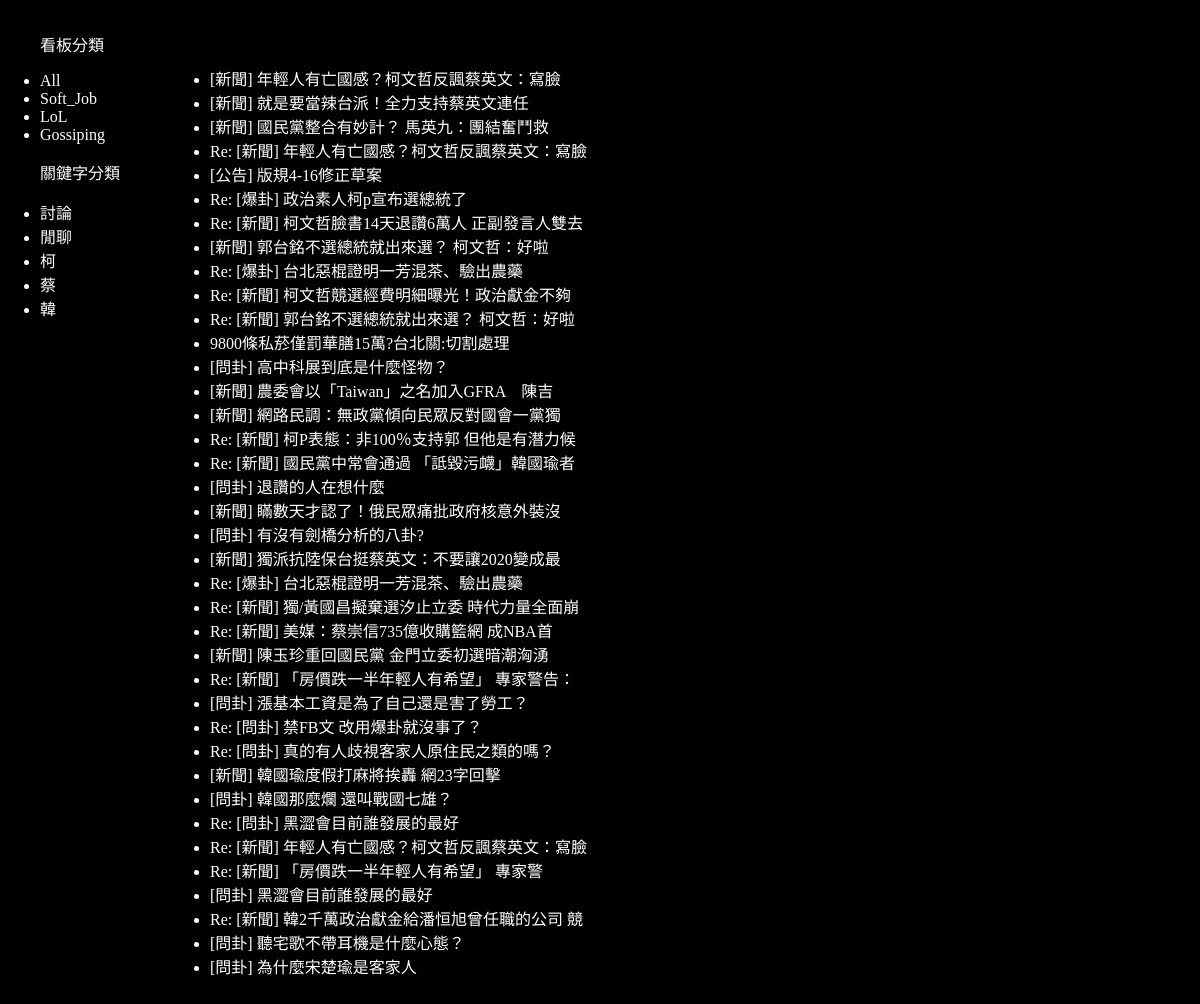
Page /category/3/ on the earlier database version.
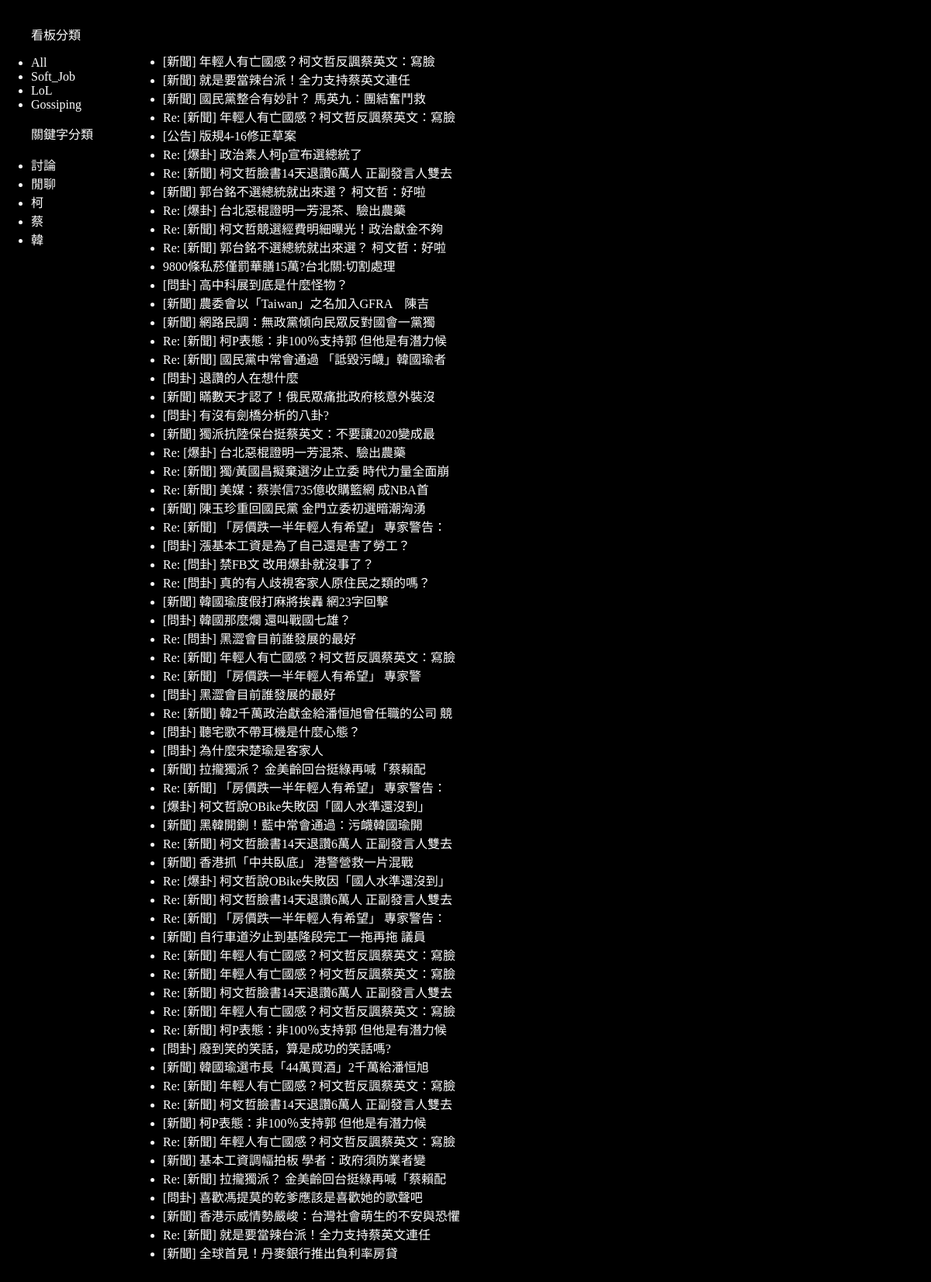
Same page on the later database version.
### record/models.py (models this page shows, shortened)
class Category(models.Model):
	name = models.CharField(max_length=15, unique=True)
	url = models.URLField(default='', blank=True)

class KeyWord(models.Model):
	name = models.CharField(max_length=15, unique=True)
	categories = models.ManyToManyField(Category)

class Article(models.Model):
	title = models.CharField(max_length=15)
	category = models.ForeignKey(Category,related_name='category_of_article', on_delete=models.PROTECT, default='')
	date = models.CharField(max_length=15)
	author = models.CharField(max_length=15)
	pushes = models.IntegerField()
	content = models.TextField(default='')
	class Meta:
		constraints = [ models.UniqueConstraint(fields=['title', 'author', 'date'], name='name of constraint')]

### record/views.py (the view, shortened to what this page needs)
# urls.py: path('', HomePage.as_view()),
class HomePage(TemplateView):
    template_name = 'index.html'
    def get(self, request, *args, **kwargs):
    	if 'category' in kwargs.keys():
    		articles = self.deal_with_category(request, args, kwargs)
    	elif 'key' in kwargs.keys():
    		articles = self.deal_with_key(request, args, kwargs)
    	else:
    		articles = Article.objects.all()
    	categories = Category.objects.all()
    	keys = KeyWord.objects.all()
    	return render(request, self.template_name, locals())
    def deal_with_category(self, request, args, kwargs):
    	category = kwargs['category']
    	articles = Article.objects.filter(category=Category.objects.get(id=category))
    	return articles

### templates/index.html (shortened to what this page needs)
{% extends "base.html" %}
{% load staticfiles %}
{% block content %}
<div id='main-view'>
	<ul>
		<p> 看板分類 </p>
		<a href="../../"> <li> All </li> </a>
		{% for category in categories %}
			<a href="../../category/{{category.id}}/"><li> {{category.name}} </li></a>
		{% endfor %}
		<p> 關鍵字分類 </p>
		{% for key in keys %}
			<a href="../../key/{{key.id}}/"><li> {{key.name}} </li></a>
		{% endfor %}
	</ul>
	<div class='article'>
		<ul>
			{% for article in articles %}
				<a href="../../detail/{{article.id}}"><li> {{article.title}} </li></a>
			{% endfor %}
		</ul>
	</div>
</div>
{% endblock %}

### templates/base.html (shortened to what this page needs)
{%load staticfiles %}
<!DOCTYPE html>
<html>
<head>
	<link href="{% static 'css/index.css' %}" rel='stylesheet' type='text/css' />
</head>
<body>
	<div id="content">
		{% block content %}
		{% endblock %}
	</div>
</body>
</html>

### static/css/index.css (style rules this page uses)
body { margin:0px; background-color: black; }
ul { color:white; }
#main-view { display:flex; }
p { color:white; }
a { text-decoration:none; }
a:link { color:#ffffff; }
.article { margin:50px; }

Differences in the rows shown:
added Article: title "[新聞] 拉攏獨派？ 金美齡回台挺綠再喊「蔡賴配"
added Article: title "Re: [新聞] 「房價跌一半年輕人有希望」 專家警告："
added Article: title "[爆卦] 柯文哲說OBike失敗因「國人水準還沒到」"
added Article: title "[新聞] 黑韓開鍘！藍中常會通過：污衊韓國瑜開"
added Article: title "Re: [新聞] 柯文哲臉書14天退讚6萬人 正副發言人雙去"
added Article: title "[新聞] 香港抓「中共臥底」 港警營救一片混戰"
added Article: title "Re: [爆卦] 柯文哲說OBike失敗因「國人水準還沒到」"
added Article: title "Re: [新聞] 柯文哲臉書14天退讚6萬人 正副發言人雙去"
added Article: title "Re: [新聞] 「房價跌一半年輕人有希望」 專家警告："
added Article: title "[新聞] 自行車道汐止到基隆段完工一拖再拖 議員"
added Article: title "Re: [新聞] 年輕人有亡國感？柯文哲反諷蔡英文：寫臉"
added Article: title "Re: [新聞] 年輕人有亡國感？柯文哲反諷蔡英文：寫臉"
added Article: title "Re: [新聞] 柯文哲臉書14天退讚6萬人 正副發言人雙去"
added Article: title "Re: [新聞] 年輕人有亡國感？柯文哲反諷蔡英文：寫臉"
added Article: title "Re: [新聞] 柯P表態：非100％支持郭 但他是有潛力候"
added Article: title "[問卦] 廢到笑的笑話，算是成功的笑話嗎?"
added Article: title "[新聞] 韓國瑜選市長「44萬買酒」2千萬給潘恒旭"
added Article: title "Re: [新聞] 年輕人有亡國感？柯文哲反諷蔡英文：寫臉"
added Article: title "Re: [新聞] 柯文哲臉書14天退讚6萬人 正副發言人雙去"
added Article: title "[新聞] 柯P表態：非100％支持郭 但他是有潛力候"
added Article: title "Re: [新聞] 年輕人有亡國感？柯文哲反諷蔡英文：寫臉"
added Article: title "[新聞] 基本工資調幅拍板 學者：政府須防業者變"
added Article: title "Re: [新聞] 拉攏獨派？ 金美齡回台挺綠再喊「蔡賴配"
added Article: title "[問卦] 喜歡馮提莫的乾爹應該是喜歡她的歌聲吧"
added Article: title "[新聞] 香港示威情勢嚴峻：台灣社會萌生的不安與恐懼"
added Article: title "Re: [新聞] 就是要當辣台派！全力支持蔡英文連任"
added Article: title "[新聞] 全球首見！丹麥銀行推出負利率房貸"
